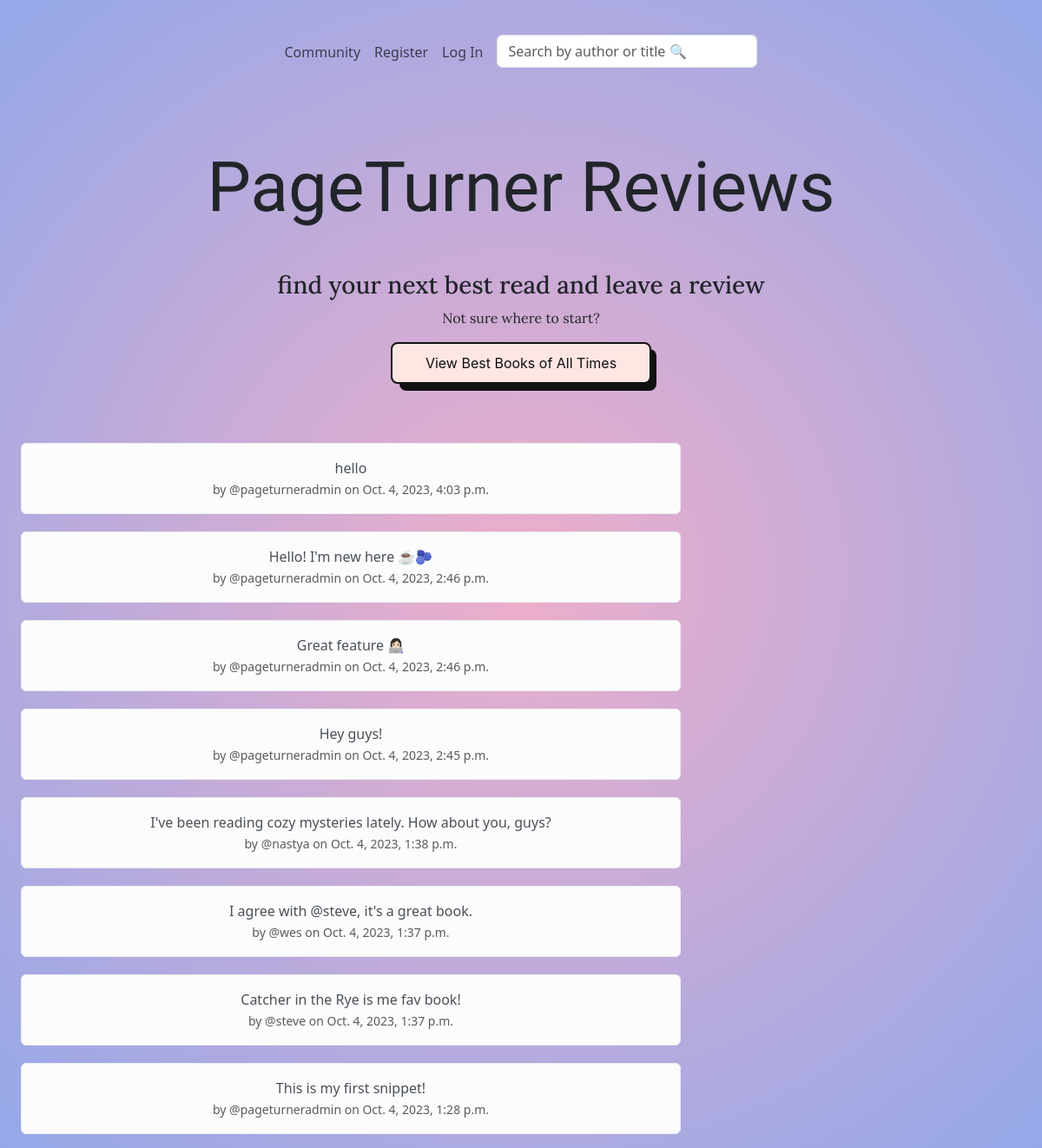
Before: / with the older database file.
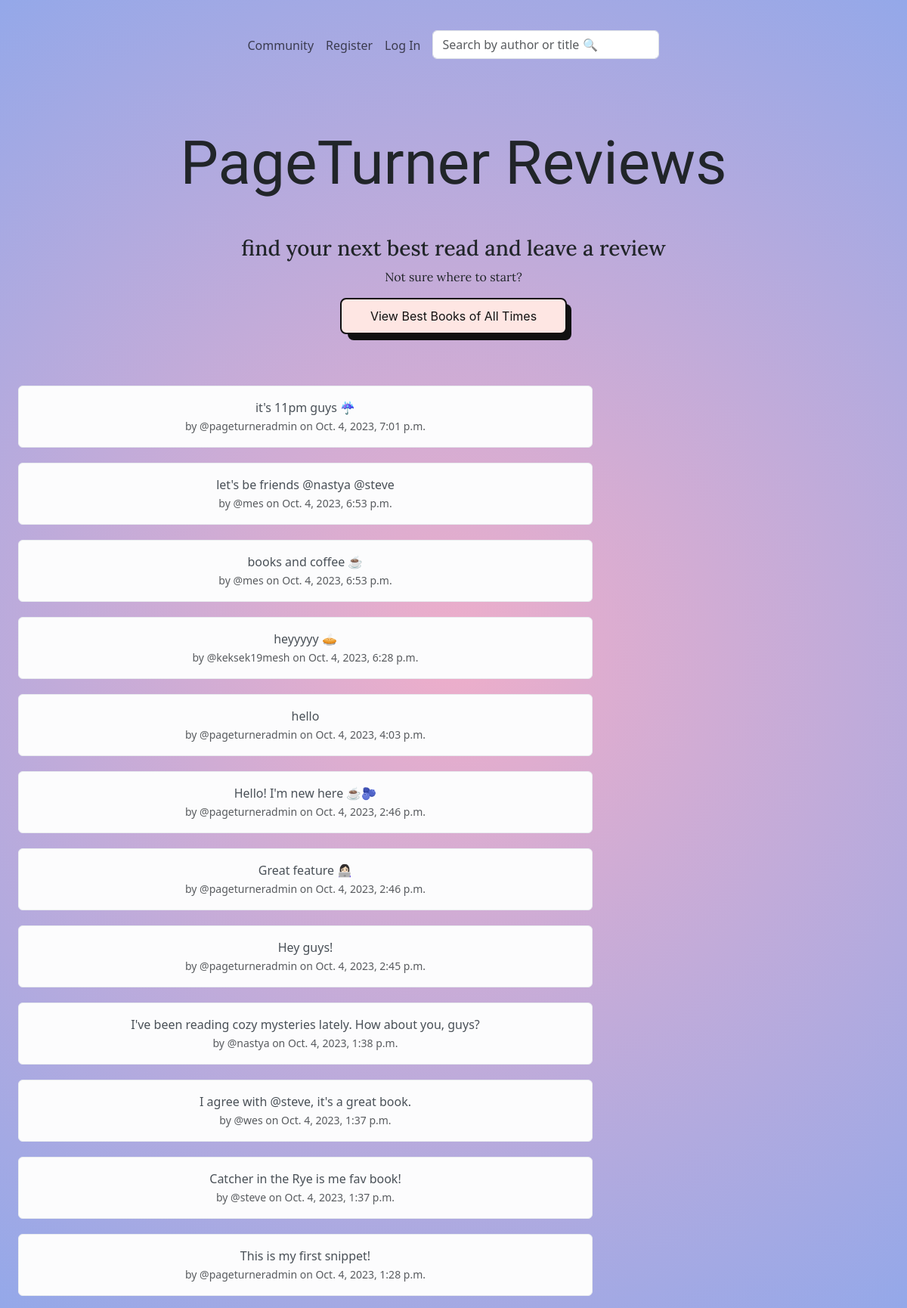
After: the same page with the newer database file.
### members/models.py (models this page shows, shortened)
class Snippet(models.Model):
    user = models.ForeignKey(User, related_name="snippets", on_delete=models.DO_NOTHING)
    body = models.CharField(max_length=300)
    created_at = models.DateTimeField(auto_now_add=True)

### reviews/views.py (the view)
# urls.py: path('', views.welcome_page, name="welcome_page"),
def welcome_page(request):
    if request.user.is_authenticated:
        form = SnippetForm(request.POST or None)
        if request.method == "POST":
            if form.is_valid():
                snippet = form.save(commit=False)
                snippet.user = request.user
                snippet.save()
                messages.success(request, "Your snippet has been posted!")
                return redirect("welcome_page")
        snippets = Snippet.objects.all().order_by("-created_at")
        return render(request, "reviews/base.html", {"snippets": snippets, "form": form})
    else:
        snippets = Snippet.objects.all().order_by("-created_at")
        return render(request, "reviews/base.html", {"snippets": snippets})

### reviews/templates/reviews/base.html (shortened to what this page needs)
{% extends "base.html" %}
{% load static %}
{% block content %}
<div class="container-xxl">
        <div class="text-center">
<h1 class="mt-5">PageTurner Reviews</h1>
<h3 class="mt-5">find your next best read and leave a review</h3>
            <p class="mt-2">Not sure where to start?</p>
        </div>
<div class="button-container mt-3 mb-5">
            <a class="button-56 book-info" href="{% url 'book_list' %}">View Best Books of All Times</a>
    </div>
    <div class="container-xxl text-center">
        <div class="row">
            <div class="col-8">
    {% for snippet in snippets %}
    <div class="alert alert-light" role="alert">
    {{ snippet.body }} <br/>
        <small class="text-muted"> by
            @{{ snippet.user.username }} on
            {{ snippet.created_at }}
        </small>
    </div>
    {% endfor %}
        </div>
        <div class="col-4 mt-4">
        </div>
    </div>
{% endblock %}

Changed rows visible on the page:
added Snippet: body "it's 11pm guys ☔️", user.username "pageturneradmin", created_at "Oct. 4, 2023, 7:01 p.m."
added Snippet: body "let's be friends @nastya @steve", user.username "mes", created_at "Oct. 4, 2023, 6:53 p.m."
added Snippet: body "books and coffee ☕️", user.username "mes", created_at "Oct. 4, 2023, 6:53 p.m."
added Snippet: body "heyyyyy 🥧", user.username "keksek19mesh", created_at "Oct. 4, 2023, 6:28 p.m."
